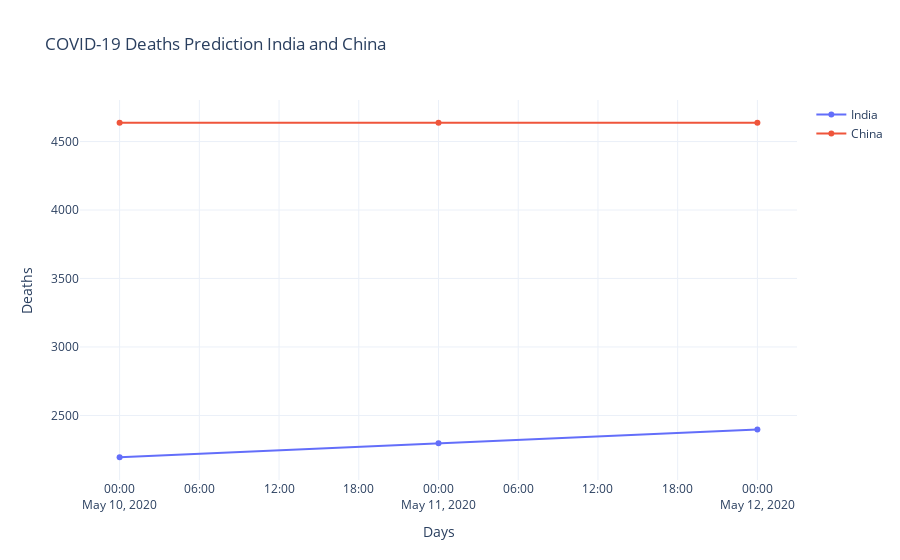

The code cell stored with this chart in its notebook:
### Code cell
fig = go.Figure()

result_cases_in = results[results["Country/Region"] == "India"]
result_cases_ch = results[results["Country/Region"] == "China"]


fig.add_trace(go.Scatter(x=result_cases_in["Date"], y=result_cases_in["Deaths"].values,
                    mode='lines+markers',
                    name='India'))
fig.add_trace(go.Scatter(x=result_cases_ch["Date"], y=result_cases_ch["Deaths"].values,
                    mode='lines+markers',
                    name='China'))
fig.update_layout(title='COVID-19 Deaths Prediction India and China',
                   xaxis_title='Days',
                   yaxis_title='Deaths')
fig.show()

### Figure 1 — Plotly figure (JSON) as saved in the notebook; plotly's stock layout.template omitted (floating-point values rounded to 4 significant figures)
{"data": [{"mode": "lines+markers", "name": "India", "type": "scatter", "x": ["2020-05-10T00:00:00", "2020-05-11T00:00:00", "2020-05-12T00:00:00"], "y": [2195, 2297, 2398]}, {"mode": "lines+markers", "name": "China", "type": "scatter", "x": ["2020-05-10T00:00:00", "2020-05-11T00:00:00", "2020-05-12T00:00:00"], "y": [4637, 4637, 4637]}], "layout": {"title": {"text": "COVID-19 Deaths Prediction India and China"}, "xaxis": {"title": {"text": "Days"}}, "yaxis": {"title": {"text": "Deaths"}}}}
